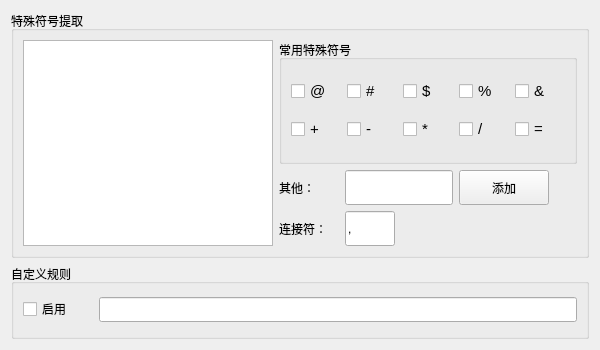
<?xml version="1.0" encoding="UTF-8"?>
<ui version="4.0">
 <class>Form</class>
 <widget class="QWidget" name="Form">
  <property name="geometry">
   <rect>
    <x>0</x>
    <y>0</y>
    <width>600</width>
    <height>350</height>
   </rect>
  </property>
  <property name="sizePolicy">
   <sizepolicy hsizetype="Preferred" vsizetype="Preferred">
    <horstretch>0</horstretch>
    <verstretch>0</verstretch>
   </sizepolicy>
  </property>
  <property name="minimumSize">
   <size>
    <width>600</width>
    <height>350</height>
   </size>
  </property>
  <property name="maximumSize">
   <size>
    <width>600</width>
    <height>350</height>
   </size>
  </property>
  <property name="windowTitle">
   <string>Text Tools - 文本清洗工具高级设置</string>
  </property>
  <property name="windowIcon">
   <iconset>
    <normaloff>src/img/QIcon.png</normaloff>src/img/QIcon.png</iconset>
  </property>
  <layout class="QGridLayout" name="gridLayout_2">
   <item row="1" column="0">
    <widget class="QGroupBox" name="groupBox_2">
     <property name="minimumSize">
      <size>
       <width>0</width>
       <height>75</height>
      </size>
     </property>
     <property name="maximumSize">
      <size>
       <width>16777215</width>
       <height>75</height>
      </size>
     </property>
     <property name="title">
      <string>自定义规则</string>
     </property>
     <layout class="QGridLayout" name="gridLayout_47">
      <item row="0" column="0">
       <widget class="QCheckBox" name="checkBox_set_custom_pattern">
        <property name="minimumSize">
         <size>
          <width>70</width>
          <height>19</height>
         </size>
        </property>
        <property name="maximumSize">
         <size>
          <width>16777215</width>
          <height>16777215</height>
         </size>
        </property>
        <property name="text">
         <string>启用</string>
        </property>
       </widget>
      </item>
      <item row="0" column="1">
       <widget class="QLineEdit" name="lineEdit_custom_pattern">
        <property name="minimumSize">
         <size>
          <width>0</width>
          <height>25</height>
         </size>
        </property>
        <property name="maximumSize">
         <size>
          <width>16777215</width>
          <height>16777215</height>
         </size>
        </property>
       </widget>
      </item>
     </layout>
    </widget>
   </item>
   <item row="0" column="0">
    <widget class="QGroupBox" name="groupBox">
     <property name="minimumSize">
      <size>
       <width>300</width>
       <height>0</height>
      </size>
     </property>
     <property name="maximumSize">
      <size>
       <width>16777215</width>
       <height>16777215</height>
      </size>
     </property>
     <property name="title">
      <string>特殊符号提取</string>
     </property>
     <layout class="QGridLayout" name="gridLayout_3">
      <item row="1" column="2" colspan="2">
       <widget class="QLineEdit" name="lineEdit">
        <property name="minimumSize">
         <size>
          <width>0</width>
          <height>35</height>
         </size>
        </property>
        <property name="maximumSize">
         <size>
          <width>16777215</width>
          <height>35</height>
         </size>
        </property>
       </widget>
      </item>
      <item row="1" column="4">
       <widget class="QPushButton" name="pushButton_add">
        <property name="minimumSize">
         <size>
          <width>90</width>
          <height>35</height>
         </size>
        </property>
        <property name="maximumSize">
         <size>
          <width>90</width>
          <height>35</height>
         </size>
        </property>
        <property name="text">
         <string>添加</string>
        </property>
        <property name="icon">
         <iconset>
          <normaloff>src/img/AddItem.png</normaloff>src/img/AddItem.png</iconset>
        </property>
        <property name="shortcut">
         <string>Return</string>
        </property>
       </widget>
      </item>
      <item row="0" column="0" rowspan="3">
       <widget class="QListWidget" name="listWidget"/>
      </item>
      <item row="1" column="1">
       <widget class="QLabel" name="label">
        <property name="minimumSize">
         <size>
          <width>60</width>
          <height>35</height>
         </size>
        </property>
        <property name="maximumSize">
         <size>
          <width>60</width>
          <height>35</height>
         </size>
        </property>
        <property name="text">
         <string>其他：</string>
        </property>
       </widget>
      </item>
      <item row="2" column="1">
       <widget class="QLabel" name="label_3">
        <property name="minimumSize">
         <size>
          <width>0</width>
          <height>35</height>
         </size>
        </property>
        <property name="maximumSize">
         <size>
          <width>16777215</width>
          <height>35</height>
         </size>
        </property>
        <property name="text">
         <string>连接符：</string>
        </property>
       </widget>
      </item>
      <item row="2" column="2">
       <widget class="QLineEdit" name="lineEdit_join">
        <property name="minimumSize">
         <size>
          <width>50</width>
          <height>35</height>
         </size>
        </property>
        <property name="maximumSize">
         <size>
          <width>50</width>
          <height>35</height>
         </size>
        </property>
        <property name="text">
         <string>,</string>
        </property>
       </widget>
      </item>
      <item row="2" column="4">
       <spacer name="horizontalSpacer">
        <property name="orientation">
         <enum>Qt::Horizontal</enum>
        </property>
        <property name="sizeHint" stdset="0">
         <size>
          <width>40</width>
          <height>20</height>
         </size>
        </property>
       </spacer>
      </item>
      <item row="0" column="1" colspan="4">
       <widget class="QGroupBox" name="groupBox_1">
        <property name="title">
         <string>常用特殊符号</string>
        </property>
        <layout class="QGridLayout" name="gridLayout">
         <item row="0" column="0">
          <widget class="QCheckBox" name="checkBox_1">
           <property name="minimumSize">
            <size>
             <width>50</width>
             <height>20</height>
            </size>
           </property>
           <property name="maximumSize">
            <size>
             <width>50</width>
             <height>20</height>
            </size>
           </property>
           <property name="font">
            <font>
             <pointsize>11</pointsize>
             <weight>50</weight>
             <bold>false</bold>
            </font>
           </property>
           <property name="text">
            <string>@</string>
           </property>
           <property name="checked">
            <bool>false</bool>
           </property>
          </widget>
         </item>
         <item row="0" column="1">
          <widget class="QCheckBox" name="checkBox_2">
           <property name="minimumSize">
            <size>
             <width>50</width>
             <height>20</height>
            </size>
           </property>
           <property name="maximumSize">
            <size>
             <width>50</width>
             <height>20</height>
            </size>
           </property>
           <property name="font">
            <font>
             <pointsize>11</pointsize>
            </font>
           </property>
           <property name="text">
            <string>#</string>
           </property>
          </widget>
         </item>
         <item row="0" column="2">
          <widget class="QCheckBox" name="checkBox_3">
           <property name="minimumSize">
            <size>
             <width>50</width>
             <height>20</height>
            </size>
           </property>
           <property name="maximumSize">
            <size>
             <width>50</width>
             <height>20</height>
            </size>
           </property>
           <property name="font">
            <font>
             <pointsize>11</pointsize>
            </font>
           </property>
           <property name="text">
            <string>$</string>
           </property>
          </widget>
         </item>
         <item row="0" column="3">
          <widget class="QCheckBox" name="checkBox_4">
           <property name="minimumSize">
            <size>
             <width>50</width>
             <height>20</height>
            </size>
           </property>
           <property name="maximumSize">
            <size>
             <width>50</width>
             <height>20</height>
            </size>
           </property>
           <property name="font">
            <font>
             <pointsize>11</pointsize>
            </font>
           </property>
           <property name="text">
            <string>%</string>
           </property>
          </widget>
         </item>
         <item row="0" column="4">
          <widget class="QCheckBox" name="checkBox_5">
           <property name="minimumSize">
            <size>
             <width>50</width>
             <height>20</height>
            </size>
           </property>
           <property name="maximumSize">
            <size>
             <width>50</width>
             <height>20</height>
            </size>
           </property>
           <property name="font">
            <font>
             <pointsize>11</pointsize>
            </font>
           </property>
           <property name="text">
            <string>&amp;&amp;</string>
           </property>
          </widget>
         </item>
         <item row="1" column="0">
          <widget class="QCheckBox" name="checkBox_6">
           <property name="minimumSize">
            <size>
             <width>50</width>
             <height>20</height>
            </size>
           </property>
           <property name="maximumSize">
            <size>
             <width>50</width>
             <height>20</height>
            </size>
           </property>
           <property name="font">
            <font>
             <pointsize>11</pointsize>
            </font>
           </property>
           <property name="text">
            <string>+</string>
           </property>
          </widget>
         </item>
         <item row="1" column="1">
          <widget class="QCheckBox" name="checkBox_7">
           <property name="minimumSize">
            <size>
             <width>50</width>
             <height>20</height>
            </size>
           </property>
           <property name="maximumSize">
            <size>
             <width>50</width>
             <height>20</height>
            </size>
           </property>
           <property name="font">
            <font>
             <pointsize>11</pointsize>
            </font>
           </property>
           <property name="text">
            <string>-</string>
           </property>
          </widget>
         </item>
         <item row="1" column="2">
          <widget class="QCheckBox" name="checkBox_8">
           <property name="minimumSize">
            <size>
             <width>50</width>
             <height>20</height>
            </size>
           </property>
           <property name="maximumSize">
            <size>
             <width>50</width>
             <height>20</height>
            </size>
           </property>
           <property name="font">
            <font>
             <pointsize>11</pointsize>
            </font>
           </property>
           <property name="text">
            <string>*</string>
           </property>
          </widget>
         </item>
         <item row="1" column="3">
          <widget class="QCheckBox" name="checkBox_9">
           <property name="minimumSize">
            <size>
             <width>50</width>
             <height>20</height>
            </size>
           </property>
           <property name="maximumSize">
            <size>
             <width>50</width>
             <height>20</height>
            </size>
           </property>
           <property name="font">
            <font>
             <pointsize>11</pointsize>
            </font>
           </property>
           <property name="text">
            <string>/</string>
           </property>
          </widget>
         </item>
         <item row="1" column="4">
          <widget class="QCheckBox" name="checkBox_10">
           <property name="minimumSize">
            <size>
             <width>50</width>
             <height>20</height>
            </size>
           </property>
           <property name="maximumSize">
            <size>
             <width>50</width>
             <height>20</height>
            </size>
           </property>
           <property name="font">
            <font>
             <pointsize>11</pointsize>
            </font>
           </property>
           <property name="text">
            <string>=</string>
           </property>
          </widget>
         </item>
        </layout>
       </widget>
      </item>
     </layout>
    </widget>
   </item>
  </layout>
 </widget>
 <resources/>
 <connections/>
</ui>
